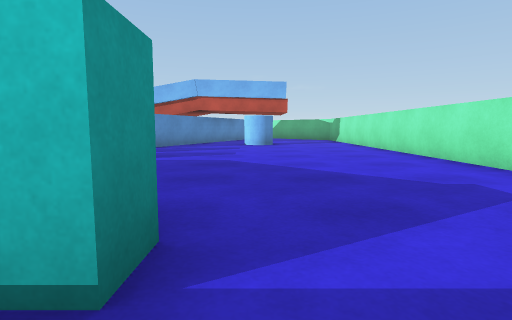
view 1 (above)

23 first-person views from a walk through a 3-D level made in the Unity game engine. The camera is 0.58 m above the floor, tilts 6° down and sees 80° across. The floor is counted in squares, 1 m on a side. Each view is taken from the middle of a square. On the plan, view 1 faces up. The plan holds only what a view shows up to about 9 squares ahead; the rest is blank. The place goes on beyond the plan. Surface patterns are stand-ins for the level's own textures.

view 2
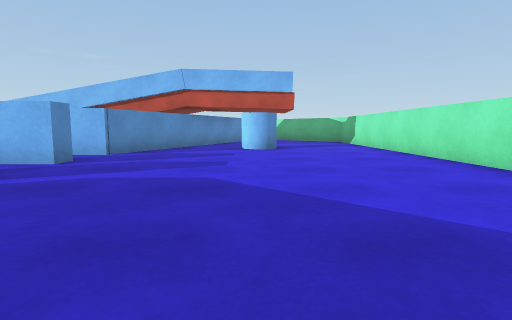

view 3
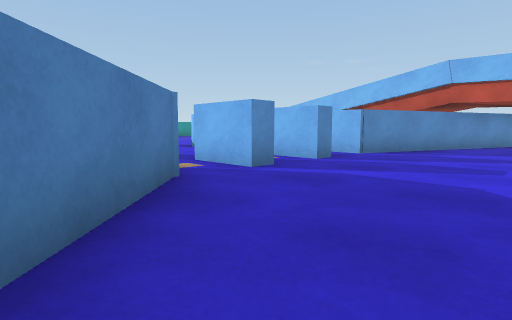

view 4
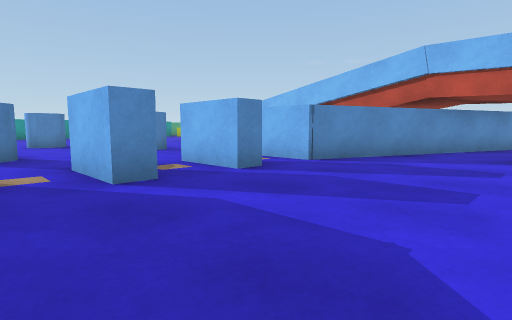

view 5
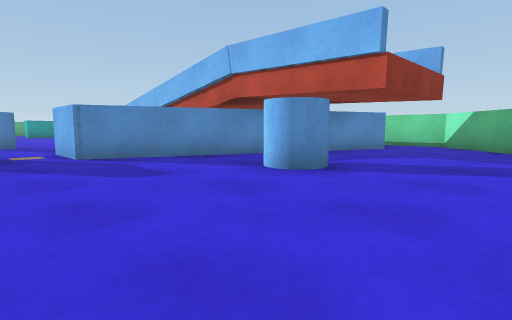

view 6
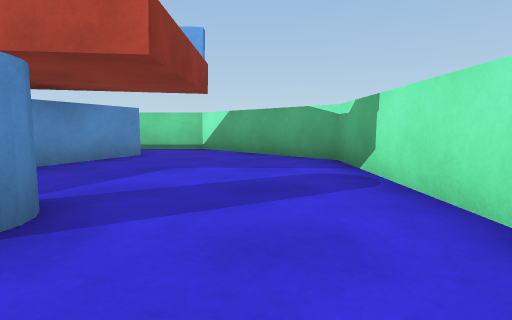

view 7
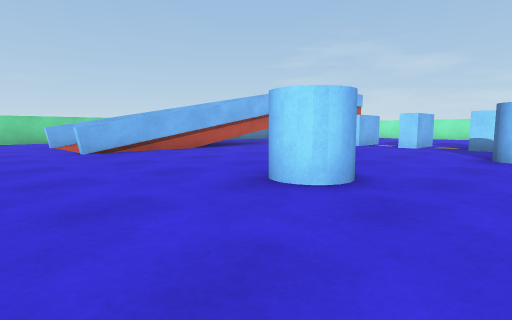

view 8
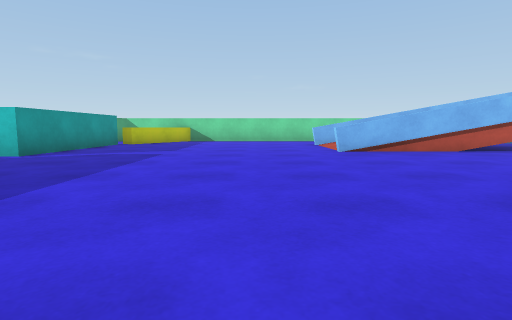

view 9
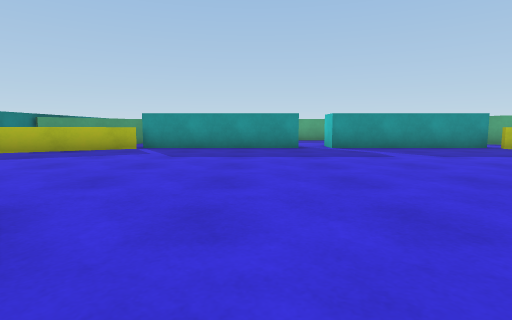

view 10
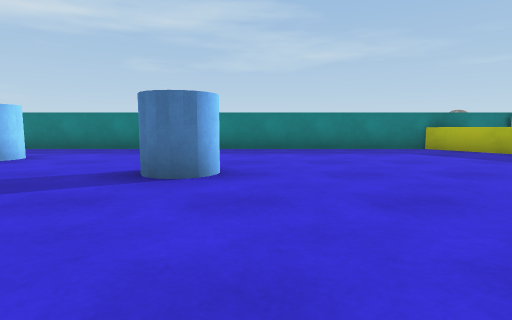

view 11
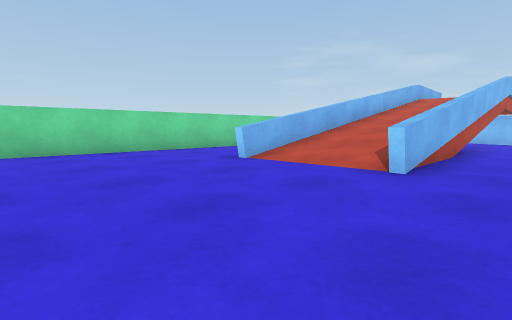

view 12
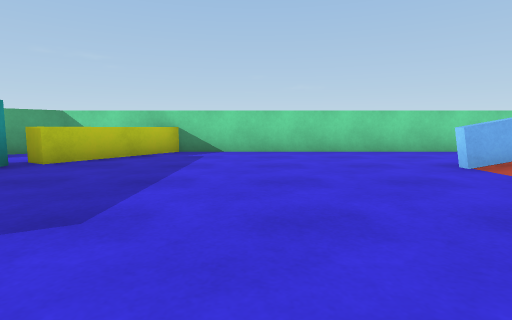

view 13
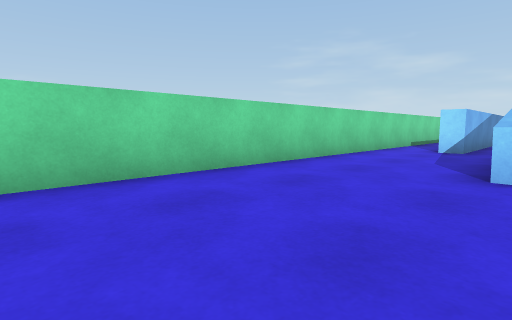

view 14
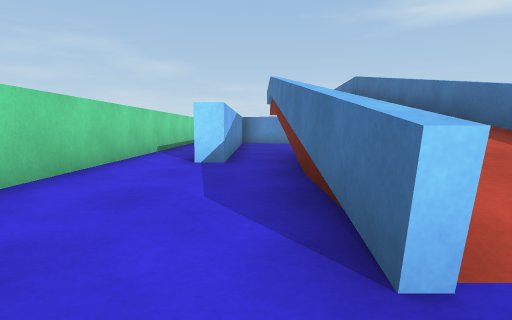

view 15
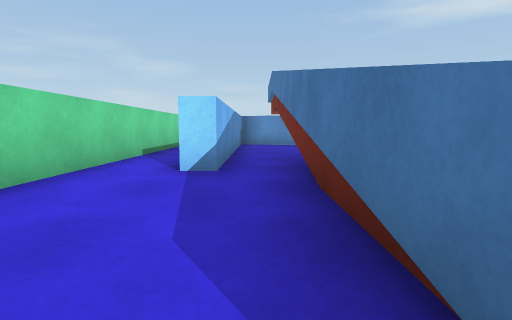

view 16
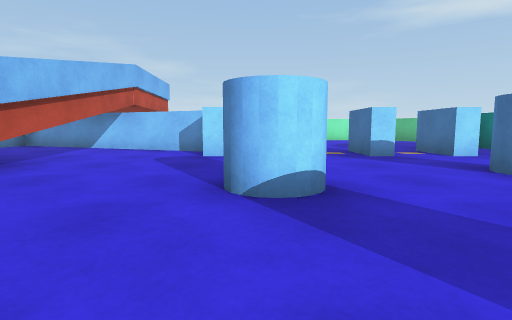

view 17
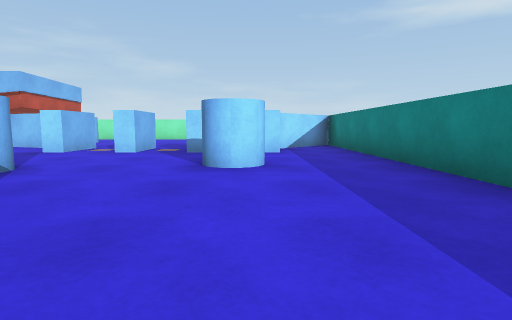

view 18
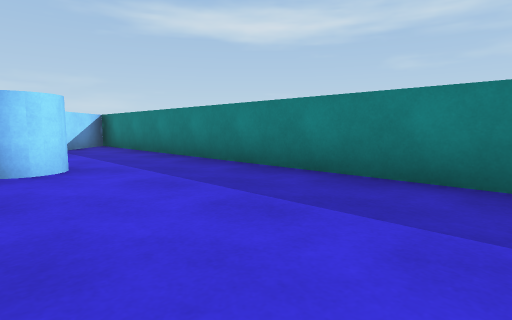

view 19
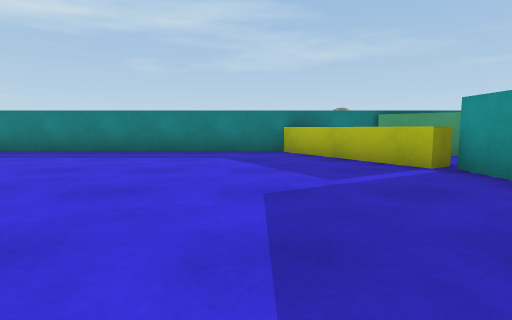

view 20
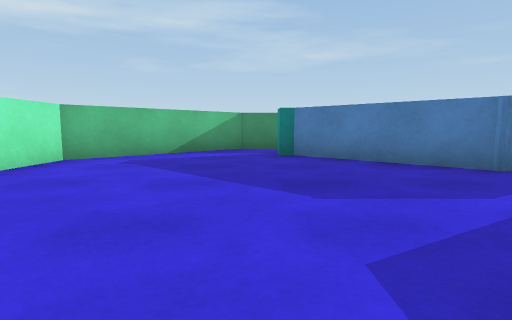

view 21
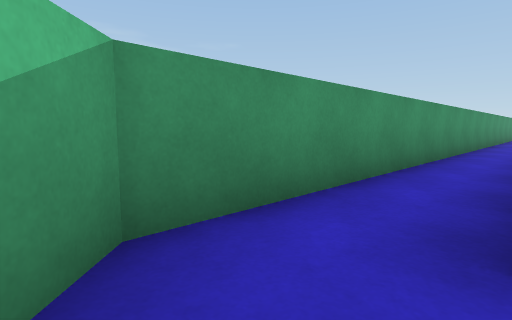

view 22
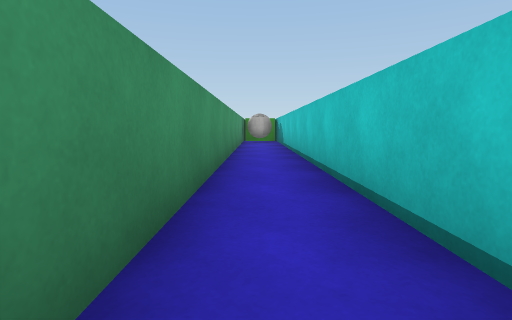

view 23
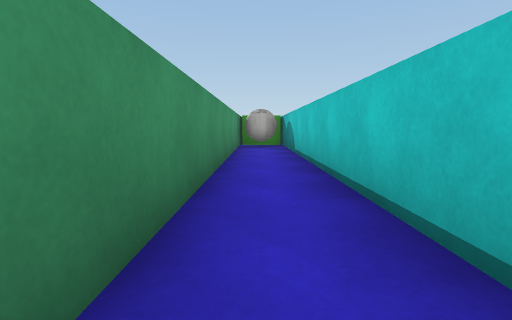

### Floor plan
Key: @ floor where view 1 was taken; # wall or solid block; . floor; / step, stairs or slope; ^ raised ledge; C blue cylinder; B blue block; W white ball.
Columns run from 20 left of view 1 to 4 right of it. Each row starts with its distance up from view 1.
 18  #####################
 17  #^^.............  ..##
 16  #^..........#######..##
 15  #^................#...##
 14  #......########...#....#
 13  #.......////// ..##....#
 12  #......########..#.....#
 11  #...............##.C...#
 10  #...............#......#
  9  #..............B#......#
  8  #..........C...........#
  7  #..............BB......#
  6  #.......C..............#
  5  # ..........C..BB......#
  4  ^^..........C..B#......#
  3 # ^..............##.....#
  2 ## ^..............##...##
  1  ###################..##
  0  WW.................@##
 -1   ####################

Where each view was taken, in squares from view 1:
view 1: 0 up, 0 right, facing up
view 2: 2 up, 0 right, facing up
view 3: 2 up, 0 right, facing up-left
view 4: 4 up, 0 right, facing up-left
view 5: 7 up, 3 right, facing up-left
view 6: 9 up, 2 right, facing up
view 7: 4 up, 14 left, facing up-right
view 8: 4 up, 14 left, facing up
view 9: 8 up, 10 left, facing left
view 10: 10 up, 12 left, facing down
view 11: 10 up, 16 left, facing up-right
view 12: 10 up, 15 left, facing up
view 13: 14 up, 16 left, facing up-right
view 14: 15 up, 13 left, facing right
view 15: 15 up, 12 left, facing right
view 16: 8 up, 11 left, facing right
view 17: 4 up, 12 left, facing right
view 18: 5 up, 12 left, facing down-right
view 19: 9 up, 16 left, facing down
view 20: 8 up, 0 right, facing down
view 21: 1 up, 1 right, facing down-left
view 22: 0 up, 6 left, facing left
view 23: 0 up, 9 left, facing left
